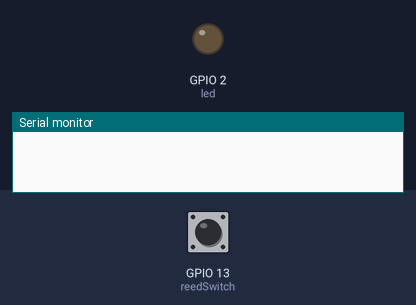
Bench run of a sketch on a simulated ESP32. Parts: output pins drawn as LEDs (lit = HIGH), the last lines printed to the serial monitor. Inputs (shaded band) come from the test bench; at power-on: GPIO 13 (reedSwitch) HIGH. WiFi joins after 1.5 s; servers stay silent unless stated.

Above: at 1.2 s.
1.3 s: GPIO 13 (reedSwitch) pulled LOW for 0.15 s
At 2.7 s:
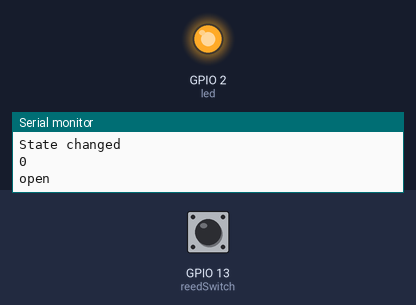
3.0 s: GPIO 13 (reedSwitch) pulled LOW for 1 s
At 3.9 s:
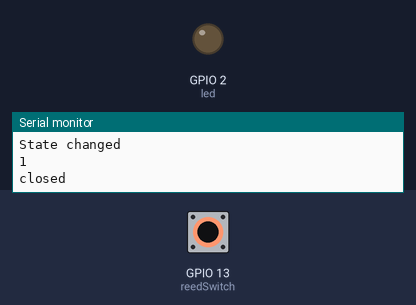
5.5 s: GPIO 13 (reedSwitch) pulled LOW for 3.2 s
At 9.5 s:
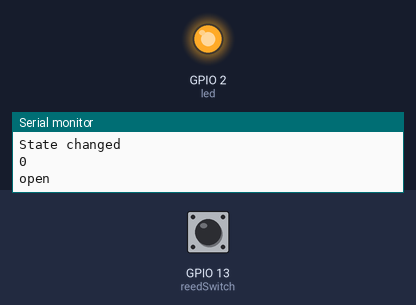
Timing chart, 0 to 11.0 s (numbered marks = the images above; inputs shaded):
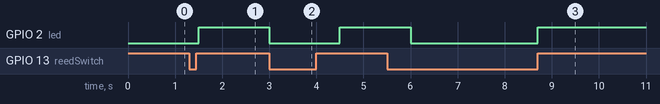

The sketch:

door_open_alert.ino
```cpp
#include <WiFi.h>
#include <ESP_Mail_Client.h>

// Set GPIOs for LED and reedswitch
const int reedSwitch = 13;
const int led = 2; //optional

// Detects whenever the door changed state
bool changeState = false;

// Holds reedswitch state (1=opened, 0=close)
bool state;
String doorState;

// Auxiliary variables (it will only detect changes that are 1500 milliseconds apart)
unsigned long previousMillis = 0;
const long interval = 1500;


// Runs whenever the reedswitch changes state
ICACHE_RAM_ATTR void changeDoorStatus() {
  Serial.println("State changed");
  changeState = true;
}


//requirements for email:
#define SMTP_HOST "smtp.gmail.com"
#define SMTP_PORT 465

/* The sign in credentials */
#define AUTHOR_EMAIL "replace@gmail.com"
#define AUTHOR_PASSWORD "replace"

/* Recipient's email*/
#define RECIPIENT_EMAIL "replace@gmail.com"

/* The SMTP Session object used for Email sending */
SMTPSession smtp;

/* Callback function to get the Email sending status */
void smtpCallback(SMTP_Status status);


void setup() {

  pinMode(reedSwitch, INPUT_PULLUP);
  state = digitalRead(reedSwitch);

  // Set LED state to match door state
  pinMode(led, OUTPUT);
  digitalWrite(led, !state);

  // Set the reedswitch pin as interrupt, assign interrupt function and set CHANGE mode
  attachInterrupt(digitalPinToInterrupt(reedSwitch), changeDoorStatus, CHANGE);

//connecting to wifi
  Serial.begin(115200);
  WiFi.begin("ssid", "pass");

}


void loop() {
  if (changeState){
    unsigned long currentMillis = millis();
    if(currentMillis - previousMillis >= interval) {
      previousMillis = currentMillis;

      // If a state has occured, invert the current door state
      state = !state;
      String htmlMsg=" empty";

      if(state) {
        doorState = "closed";
        htmlMsg = "<div style=\"color:red;\"><h1>Alert!!</h1><p style=\"color: black;\">- Your safe is now closed.</p></div>";

      }
      else{
        doorState = "open";
          htmlMsg = "<div style=\"color:red;\"><h1>Alert!!</h1><p style= \"color: black;\">- Your safe was opened by someone!</p></div>";

      }
      digitalWrite(led, !state);
      changeState = false;
      Serial.println(state);
      Serial.println(doorState);


      /** Enable the debug via Serial port
   * none debug or 0
   * basic debug or 1
  */
  smtp.debug(1);


  /* Declare the session config data */
  ESP_Mail_Session session;

  /* Set the session config */
  session.server.host_name = SMTP_HOST;
  session.server.port = SMTP_PORT;
  session.login.email = AUTHOR_EMAIL;
  session.login.password = AUTHOR_PASSWORD;
  session.login.user_domain = "";

  /* Declare the message class */
  SMTP_Message message;

  /* Set the message headers */
  message.sender.name = "ESP32 LMK by Mashal";
  message.sender.email = AUTHOR_EMAIL;
  message.subject = "Just to Let You Know";
  message.addRecipient("User", RECIPIENT_EMAIL);

  /*Send HTML message*/

  message.html.content = htmlMsg.c_str();
  message.html.content = htmlMsg.c_str();
  message.text.charSet = "us-ascii";
  message.html.transfer_encoding = Content_Transfer_Encoding::enc_7bit;


  /* Connect to server with the session config */
  if (!smtp.connect(&session))
    return;

  /* Start sending Email and close the session */
  if (!MailClient.sendMail(&smtp, &message))
    Serial.println("Error sending Email, " + smtp.errorReason());

    }
  }
}
```

Measured:
- after the input at 1.3 s, GPIO 2 (led): LOW → HIGH after 0.20 s
- after the input at 3.0 s, GPIO 2 (led): HIGH → LOW at once, → HIGH 1.5 s later
- after the input at 5.5 s, GPIO 2 (led): HIGH → LOW after 0.50 s, → HIGH 2.7 s later
